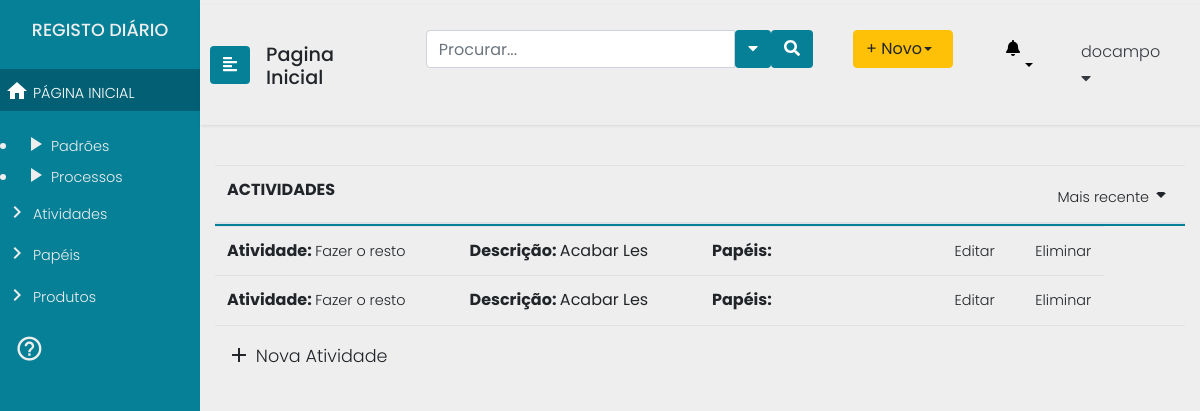
The page /actividades (signed in) on the database as committed earlier.
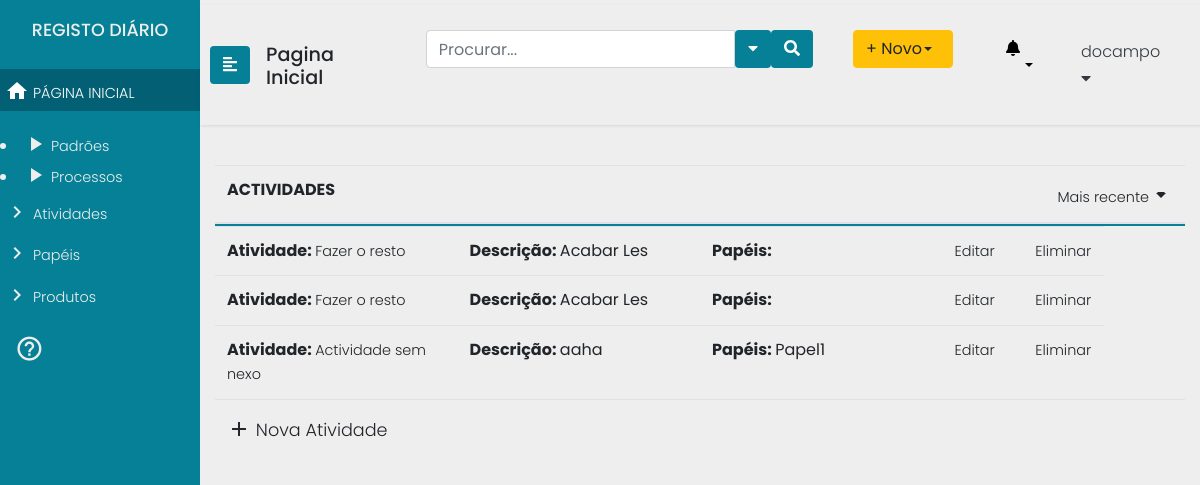
The same page on the database as committed later.
### processes/models.py (models this page shows, shortened)
class Activity(models.Model):
    activity_name = models.CharField(max_length=200)
    process = models.ManyToManyField(Process, null=True, blank=True)
    description = models.TextField(max_length=200)
    role = models.ManyToManyField('Role', blank=True)

class Role(models.Model):
    role_name = models.CharField(max_length=200)
    description = models.TextField(max_length=200)
    product = models.ManyToManyField('Product', blank=True)
    def __str__(self):
        return self.role_name

### processes/views.py (the view)
# urls.py: path("actividades", views.actividades, name="actividades"),
@login_required(login_url='/login2')
def actividades(request):
	return render(request=request,
				  template_name="processes/actividades.html",
				   context={"procs": Process.objects.all(), "acts": Activity.objects.all()})

### templates/processes/actividades.html (shortened to what this page needs)
{% extends "processes/header2.html" %}
				{% block content %}
				{% if perms.Users.test_GProc or  perms.Users.test_Analist %}
				{% include "processes/includes/sidenav_gpanalist.html" %}
				<div class="container">
					<table class="table table-hover header-fixed">
						<thead>
							<tr class="d-flex">
								<th class="col-9">ACTIVIDADES</th>
								<th class="col-3 text-right">
									<a class="dropdown-toggle" id="sidebarCollapse" data-toggle="dropdown" href="#" role="button" aria-haspopup="true" aria-expanded="false"><span>Mais recente</span><i class="material-icons">arrow_drop_down</i></a>
								</th>
							</tr>
						</thead>
						<tbody>
								{% for act in acts %}
								<tr class="d-flex">
										<td class="col-3"><b>Atividade: </b><a href="#">{{act.activity_name}} </a></td>
										<td class="col-3"><b>Descrição: </b>{{act.description}}</td>
										<td class="col-3"><b>Papéis: </b>{% for rol in act.role.all %}
											{{rol}}<br>
											{% endfor %}
										</td>
										<td class="col-1"><b><a href="actividades/ActivityUpdate/{{act.id}} ">Editar</a></span></td>
										<td class="col-1"><b><a href="actividades/ActivityDelete/{{act.id}} ">Eliminar</a></span></td>
									</tr>
									{% endfor %}
							<tr class="d-flex">
								<td class="col-9"><b><a href="actividades/ActivityCreate" class="novo"><i class="material-icons">add</i> Nova Atividade</a></b></td>
								<td class="col-3 text-right"></td>
							</tr>
						</tbody>
					</table>
            </div>
		</div>
	</div>
				{% endif %}
	{% endblock %}

Rows that differ between the two databases and show on the page:
added Activity: activity_name "Actividade sem nexo", description "aaha"
now on this page (row unchanged): Role: role_name "Papel1"
